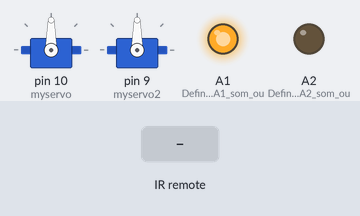
Recording of a sketch running on a simulated Arduino Uno, built with avr-gcc and run on an emulated ATmega328P. Parts: 2 × servo, output pins drawn as LEDs (lit = HIGH). The test bench sets the inputs (shaded band).

Above: at 1.2 s.
1.3 s: infrared code 0x1141 received
At 2.5 s:
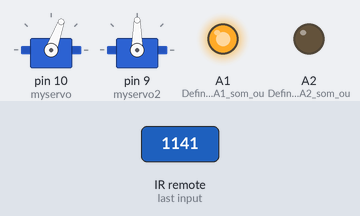
2.8 s: infrared code 0x1941 received
At 3.8 s:
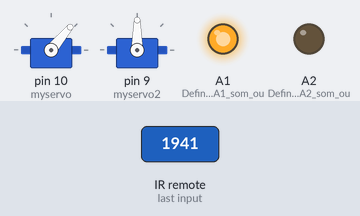
4.3 s: infrared code 0x1141 received
At 4.9 s:
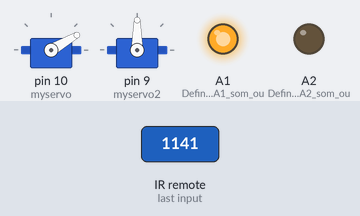
5.8 s: infrared code 0x1941 received
At 6.1 s:
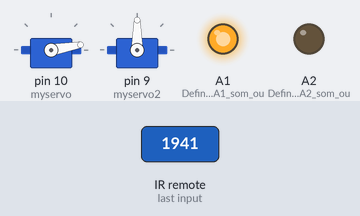
7.3 s: infrared code 0x1142 received
At 8.4 s:
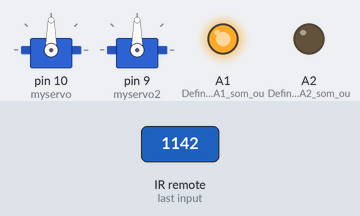
Timing chart, 0 to 9.8 s (numbered marks = the images above; inputs shaded):
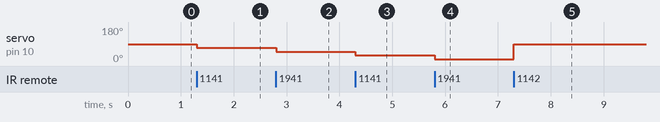

Measured:
- after the input at 1.3 s, servo on pin 10 (myservo): 90° → 70° at once
- after the input at 2.8 s, servo on pin 10 (myservo): 70° → 50° at once
- after the input at 4.3 s, servo on pin 10 (myservo): 50° → 30° at once
- after the input at 5.8 s, servo on pin 10 (myservo): 30° → 10° at once
- after the input at 7.3 s, servo on pin 10 (myservo): 10° → 90° at once

The sketch:

Extra-Servo-Arduino_-_Isako___oskar.ino
```cpp
// denna koden har för syfte att ta in ir-siganler från en fjärrkontroll och styra två stycken servon.
// eftersom att bilkitet använder samma timer för både motorstyrningen och servo-pinnarna går det inte att ge PWM siganler till båda samtidigt, därför har vi en extra arduno med denna separata kod, för att styra servorna.


#include <IRremote.h>
int RECV_PIN = A0; // definerar att ir-motagaren sitter på pin A0.


IRrecv irrecv(RECV_PIN); // Definerar att ir-recieverna sitter på "RECV_PIN" (A0).
decode_results results; // funktion som tolkar och "decodar" resultaten.

#include <Servo.h> // inkludera bibloteket för servo.

Servo myservo; // servo nr1
Servo myservo2; // servo nr2

int pos = 90;    //variabler för servots position i grader.
int pos2 = 90;    //variabler för servots position i grader.

void setup()
{Serial.begin(9600);  // startar seriell monitor, bra för felsökning
  irrecv.enableIRIn(); //  Initialize the IR receiver

  Serial.begin (9600);  //Serial Port begin

  pinMode(A1, OUTPUT);  //Definerar pinen A1 som output
pinMode(A2, OUTPUT);   //Definerar pinen A2 som output
 digitalWrite(A1, HIGH);  //ger pinen A1 konstant ström "high" / 5v, Detta använs som strömförsörjning till ir-mottagaren.
  digitalWrite(A2,LOW); //ger pinen A2 konstant ström "LOW" / 0v, Detta använs som strömförsörjning till ir-mottagaren.


myservo.attach(10);  // identifiera att servot sitter monterat på pin 10
myservo2.attach(9);  // identifiera att servot sitter monterat på pin 9

}
void loop() {
    Irservo(); //en funktion för nästan all kod i programmet, eftersom att det är ett mycket enkelt progrmm är det inte helt nödvändigt med fler funktioner, om du vill ha en bättre kod kolla på koden för "huvudardunon" i github.
}   //funktionen har inga argument men tar in värden från ir mottagaren och rör motorerna som output.

void Irservo(){
  if (irrecv.decode(&results)) {
if(results.value==0x1142 || results.value==0x1942) //Om 2 trycks ner
{


pos = 90;   //sätt positionen till 90
myservo.write(pos); //be servot gå till den angedda positionen.


}
else if(results.value==0x1141 || results.value==0x1941) //Om 1 trycks ner
{
{

  pos -= 20;  // sätt positionen till -20 grder mot det förra värdet.

myservo.write(pos); //be servot gå till den angedda positionen.


}

if(results.value==0x1143 || results.value==0x1943)
{


pos += 20;
myservo.write(pos);


}


else if(results.value==0x1148 || results.value==0x1948)
{


pos = 90;
myservo2.write(pos);


}
else if(results.value==0x1145 || results.value==0x1945)
{

  pos -= 20;

myservo2.write(pos);


}

else if(results.value==0x1140 || results.value==0x1940)
{


pos += 20;
myservo2.write(pos);


}


    irrecv.resume(); //Tar emot nästa värde
  }


}
}
```
